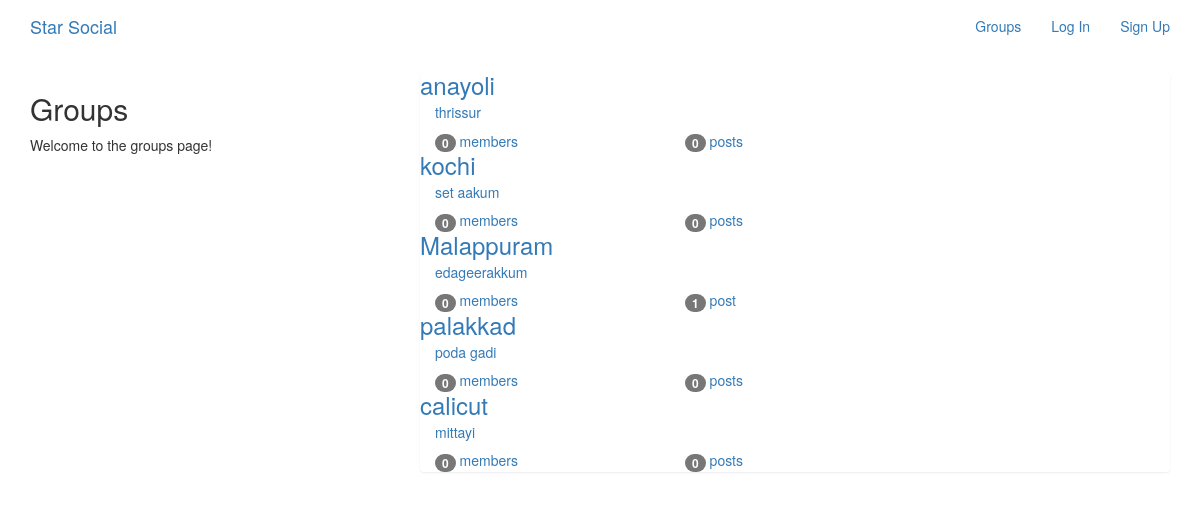
The app's page /groups/ with its own data.
### groups/models.py (models this page shows, shortened)
class Group(models.Model):
    name=models.CharField(max_length=255,unique=True)
    slug=models.SlugField(allow_unicode=True,unique=True)
    description=models.TextField(blank=True,default='')
    description_html=models.TextField(editable=False,default='',blank=True)
    members=models.ManyToManyField(User,through='GroupMember')

### groups/views.py (the view)
class ListGroups(ListView):
    model = Group

### groups/templates/groups/group_list.html (shortened to what this page needs)
{% extends "groups/group_base.html" %}
{% block pregroup %}
  <div class="col-md-4">
    <div class="content">
      <h2>Groups</h2>
      <p>Welcome to the groups page!</p>
    </div>
  </div>
{% endblock %}
{% block group_content %}
<div class="col-md-8">
  <div class="list-group">
    {% for group in object_list %}
      <a href="{% url 'groups:single' slug=group.slug %}">
        <h3 class='title list-group-item-heading'>{{group.name}}</h3>
        <div class="list-group-item-text container-fluid">
          {{group.description_html|safe}}
          <div class="row">
            <div class="col-md-4">
              <span class='badge'>{{group.members.count}}</span>
              member{{ group.members.count|pluralize }}
            </div>
            <div class="col-md-4">
              <span class='badge'>{{group.posts.count}}</span>
              post{{group.posts.count|pluralize}}
            </div>
          </div>
        </div>
      </a>
    {% endfor %}
  </div>
</div>
{% endblock %}

### groups/templates/groups/group_base.html (shortened to what this page needs)
{% extends "base.html" %}
{% block content %}
<div class="container">
  <div class="row">
    {% block pregroup %}{% endblock %}
    {% block group_content %}{% endblock %}
  </div>
</div>
{% endblock %}

### templates/base.html (shortened to what this page needs)
<!DOCTYPE html>
{% load static %}
<html lang="en" dir="ltr">
  <head>
        <link rel="stylesheet" href="https://maxcdn.bootstrapcdn.com/bootstrap/3.3.7/css/bootstrap.min.css">
        <link rel="stylesheet" href="https://maxcdn.bootstrapcdn.com/bootstrap/3.3.7/css/bootstrap-theme.min.css">
    <link rel="stylesheet" href="{% static 'css/master.css' %}">
  </head>
  <body>
    <nav class='navbar mynav' role='navigation' id='navbar'>
      <div class="container">
        <a class='navbar-brand mynav' href="{% url 'home' %}">Star Social</a>
        <ul class='nav navbar-nav navbar-right'>
          {% if user.is_authenticated %}
            <li> <a href="{% url 'posts:create' %}">Post</a> </li>
            <li> <a href="{% url 'groups:all' %}">Groups</a> </li>
            <li> <a href="{% url 'groups:create' %}">Create Group</a> </li>
            <li> <a href="{% url 'accounts:logout' %}">LogOut</a> </li>
          {% else %}
            <li> <a href="{% url 'groups:all' %}">Groups</a> </li>
            <li> <a href="{% url 'accounts:login' %}">Log In</a> </li>
            <li> <a href="{% url 'accounts:signup' %}"7>Sign Up</a> </li>
          {% endif %}
        </ul>
      </div>
    </nav>
    {% block content %}
    {% endblock %}
  </body>
</html>

### records on screen
Group: name "anayoli", description_html "thrissur", members.count "0", posts.count "0"
Group: name "kochi", description_html "set aakum", members.count "0", posts.count "0"
Group: name "Malappuram", description_html "edageerakkum", members.count "0", posts.count "1"
Group: name "palakkad", description_html "poda gadi", members.count "0", posts.count "0"
Group: name "calicut", description_html "mittayi", members.count "0", posts.count "0"
